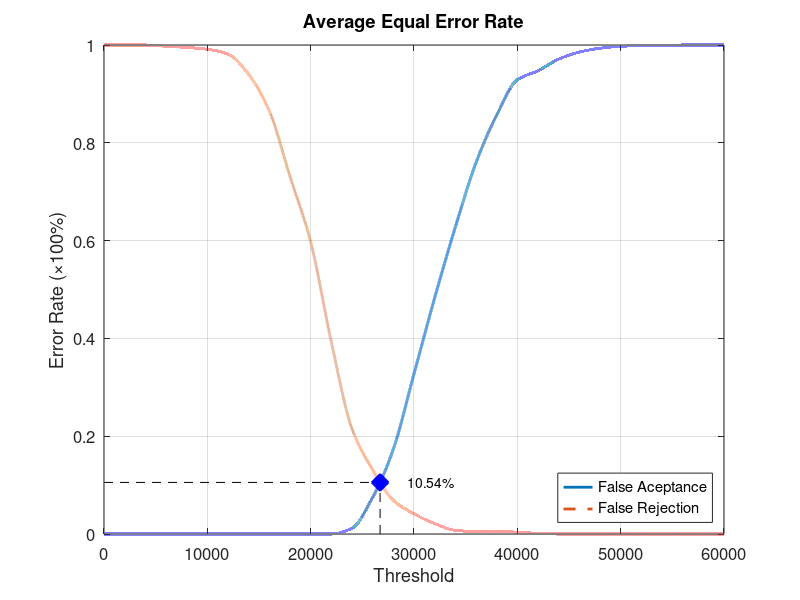
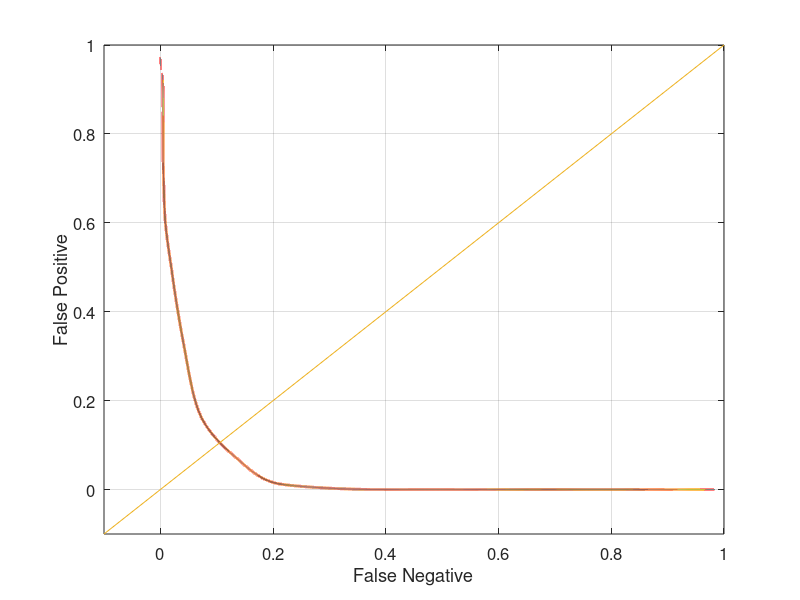

Recreate these plots in MATLAB, in order.
function yEER = Experiment1Average
close all;
clear;
clc;
x = 0:2000:60000;
xq = 0:0.5:60000;

y0 = [0 0 0 0 0 0 0 0 0 0 0 0 0.0118421 0.075 0.173684 0.327632 0.482895 0.627632 0.75921 0.856579 0.928947 0.947368 0.971053 0.985526 0.993421 0.997368 0.998684 0.998684 1 1 1];
yy0 = interp1(x, y0, xq, 'pchip');
y1 = [1 1 1 0.9975 0.995 0.99125 0.98125 0.94 0.865 0.73125 0.5975 0.3925 0.215 0.13125 0.06875 0.04125 0.02125 0.0075 0.005 0.005 0.00375 0.00125 0 0 0 0 0 0 0 0 0];
yy1 = interp1(x, y1, xq, 'pchip');

% Calculating EER: 
y2 = abs(y0 - y1);
find(y2 == min(y2))
yy2 = abs(yy0 - yy1);
xEER = find(yy2 == min(yy2));
xEERIndex = xq(xEER) % X-axis EER
yEER = yy0(xEER) % Y-axis EER

main = figure
plot(xq, yy0,'-','LineWidth', 2);	hold on
plot(xq, yy1,'--','LineWidth', 2);	hold on
plot([xEERIndex xEERIndex], [0 yEER], 'k--');	hold on
plot([0 xEERIndex], [yEER yEER], 'k--');	hold on
plot(xEERIndex, yEER, 'bx', 'LineWidth', 10);	hold on
text(xEERIndex + 10 * xEERIndex / 100, yEER, [num2str(round((10000 * yEER)) / 100) '%'])
legend('False Aceptance', 'False Rejection', 'Location', 'SouthEast')
xlabel('Threshold')
ylabel('Error Rate (\times100%)')
title('Average Equal Error Rate')
set(gca, 'FontSize', 12)
axis([0 60000 0 1])
grid on

print(main, 'Experiment1AverageMain', '-dpng');
FNRxFPR = figure('Color', [1 1 1]);
plot(yy1, yy0, '-', yy1, yy0, 'LineWidth', 2);
hold on
y = -0.1:0.1:1
plot(y, y); 
set(gca, 'FontSize', 12)
xlabel('False Negative')
ylabel('False Positive')
axis([-0.1 1 -0.1 1])
set(gca, 'FontSize', 12)
grid on

print(FNRxFPR, 'Experiment1AverageFNRxFPR','-dpng');
end
